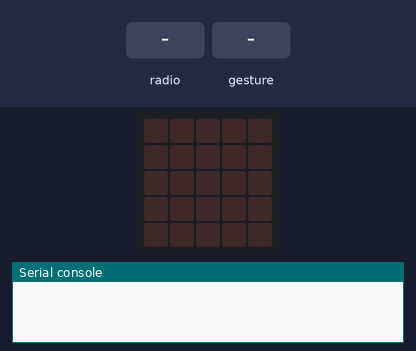
This program was run on a simulated BBC micro:bit (MakeCode). Shown: the board's 5×5 LED display, the last lines printed to the serial console. The test bench sets the inputs (shaded band). Random numbers come from a fixed seed; no radio messages arrive unless stated (any console line starting 'radio sent:' is added by the test bench); a tilt is held for 1.5 s and a shake lasts 1 s, then the board lies face up again.

Above: at 1.2 s.
1.3 s: radio message "1" arrives
At 1.6 s:
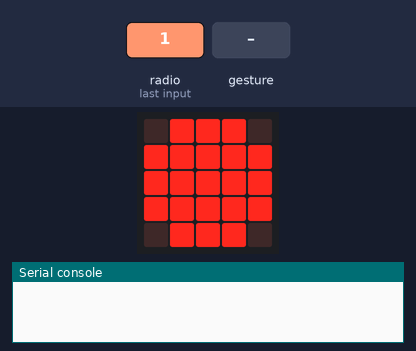
4.3 s: gesture 'shake'
At 5.2 s:
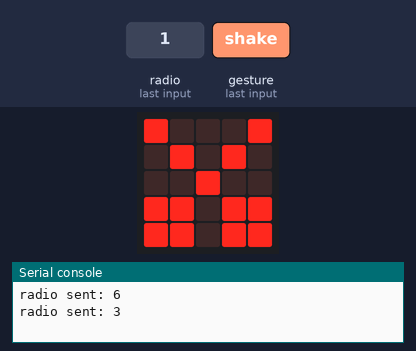
6.0 s: radio message "2" arrives
At 8.7 s:
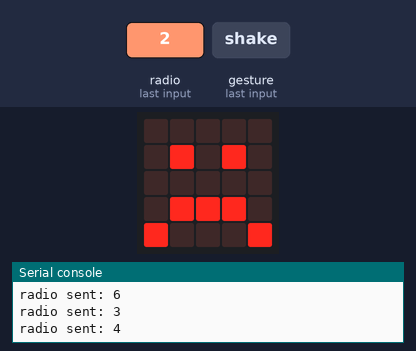
9.0 s: gesture 'shake'
At 10.0 s:
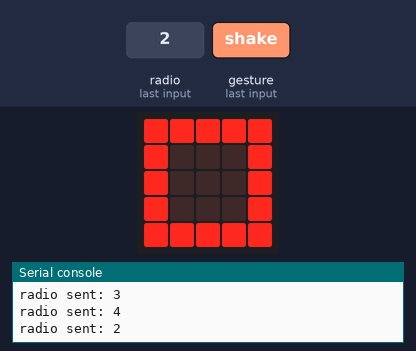
10.7 s: radio message "4" arrives
At 13.4 s:
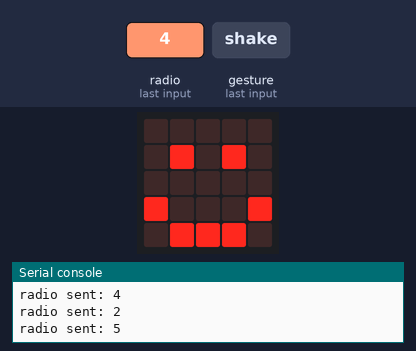
13.7 s: radio message "5" arrives
At 14.6 s:
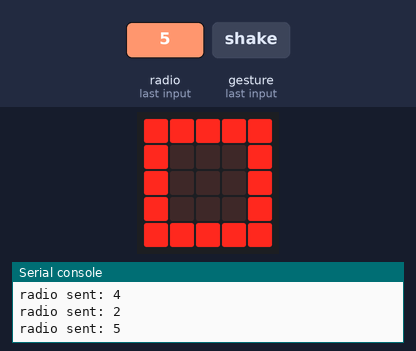
Timing chart, 0 to 16.7 s (numbered marks = the images above; inputs shaded):
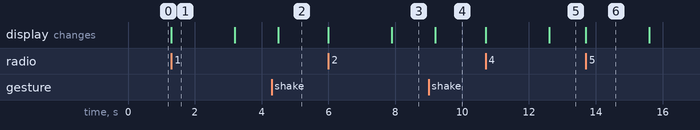

The program:

main.ts
```typescript
radio.onReceivedNumber(function (receivedNumber) {
    Jugada2 = randint(1, 3)
    if (Jugada2 == 1) {
        basic.showLeds(`
            . # # # .
            # # # # #
            # # # # #
            # # # # #
            . # # # .
            `)
        basic.pause(1500)
        if (receivedNumber == 1) {
            basic.showIcon(IconNames.No)
            radio.sendNumber(6)
        } else if (receivedNumber == 2) {
            basic.showIcon(IconNames.Sad)
            radio.sendNumber(4)
        } else {
            basic.showIcon(IconNames.Happy)
            radio.sendNumber(5)
        }
    } else if (Jugada2 == 2) {
        basic.showLeds(`
            # # # # #
            # . . . #
            # . . . #
            # . . . #
            # # # # #
            `)
        basic.pause(1500)
        if (receivedNumber == 1) {
            basic.showIcon(IconNames.Happy)
            radio.sendNumber(5)
        } else if (receivedNumber == 2) {
            basic.showIcon(IconNames.No)
            radio.sendNumber(6)
        } else {
            basic.showIcon(IconNames.Sad)
            radio.sendNumber(4)
        }
    } else if (Jugada2 == 3) {
        basic.showLeds(`
            # . . . #
            . # . # .
            . . # . .
            # # . # #
            # # . # #
            `)
        basic.pause(1500)
        if (receivedNumber == 1) {
            basic.showIcon(IconNames.Sad)
            radio.sendNumber(4)
        } else if (receivedNumber == 2) {
            basic.showIcon(IconNames.Happy)
            radio.sendNumber(5)
        } else {
            basic.showIcon(IconNames.No)
            radio.sendNumber(6)
        }
    } else if (receivedNumber == 4) {
        basic.showIcon(IconNames.Happy)
    } else if (receivedNumber == 5) {
        basic.showIcon(IconNames.Sad)
    } else {
        basic.showIcon(IconNames.No)
    }
})
input.onGesture(Gesture.Shake, function () {
    MiJugada = randint(1, 3)
    radio.sendNumber(MiJugada)
    if (MiJugada == 1) {
        basic.showLeds(`
            . # # # .
            # # # # #
            # # # # #
            # # # # #
            . # # # .
            `)
    } else if (MiJugada == 2) {
        basic.showLeds(`
            # # # # #
            # . . . #
            # . . . #
            # . . . #
            # # # # #
            `)
    } else {
        basic.showLeds(`
            # . . . #
            . # . # .
            . . # . .
            # # . # #
            # # . # #
            `)
    }
})
let MiJugada = 0
let Jugada2 = 0
radio.setGroup(1)
```

test.ts
```typescript
// aquí va el archivo "tests"; esto no se compilará cuando este paquete se utilice como una extensión.
```

Measured:
- after the input at 1.3 s, the display: changes at once (image 1)
- after the input at 4.3 s, the display: changes after 0.20 s (image 2)
- after the input at 6.0 s, the display: first changes at once (image 3 shows a later state)
- after the input at 9.0 s, the display: changes after 0.20 s (image 4)
- after the input at 10.7 s, the display: first changes at once (image 5 shows a later state)
- after the input at 13.7 s, the display: changes at once (image 6)
- what the display in image 1 shows lasts 1.9 s, from 1.3 s to 3.2 s
